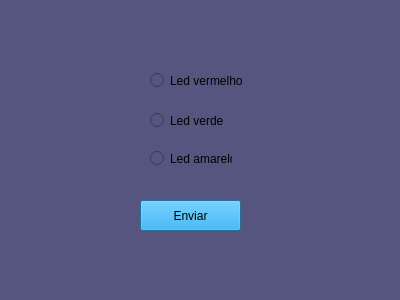
<?xml version="1.0" encoding="UTF-8"?>
<ui version="4.0">
 <class>Dialog</class>
 <widget class="QDialog" name="Dialog">
  <property name="geometry">
   <rect>
    <x>0</x>
    <y>0</y>
    <width>400</width>
    <height>300</height>
   </rect>
  </property>
  <property name="windowTitle">
   <string>Dialog</string>
  </property>
  <property name="styleSheet">
   <string notr="true">background: rgb(85, 85, 127)</string>
  </property>
  <widget class="QRadioButton" name="radioRed">
   <property name="geometry">
    <rect>
     <x>150</x>
     <y>60</y>
     <width>121</width>
     <height>41</height>
    </rect>
   </property>
   <property name="text">
    <string>Led vermelho</string>
   </property>
  </widget>
  <widget class="QRadioButton" name="radioGreen">
   <property name="geometry">
    <rect>
     <x>150</x>
     <y>100</y>
     <width>181</width>
     <height>41</height>
    </rect>
   </property>
   <property name="text">
    <string>Led verde</string>
   </property>
  </widget>
  <widget class="QRadioButton" name="radioYellow">
   <property name="geometry">
    <rect>
     <x>150</x>
     <y>150</y>
     <width>82</width>
     <height>17</height>
    </rect>
   </property>
   <property name="text">
    <string>Led amarelo</string>
   </property>
  </widget>
  <widget class="QPushButton" name="btnEnviar">
   <property name="geometry">
    <rect>
     <x>140</x>
     <y>200</y>
     <width>101</width>
     <height>31</height>
    </rect>
   </property>
   <property name="styleSheet">
    <string notr="true">background: rgb(0, 170, 255);</string>
   </property>
   <property name="text">
    <string>Enviar</string>
   </property>
  </widget>
 </widget>
 <resources/>
 <connections/>
</ui>
